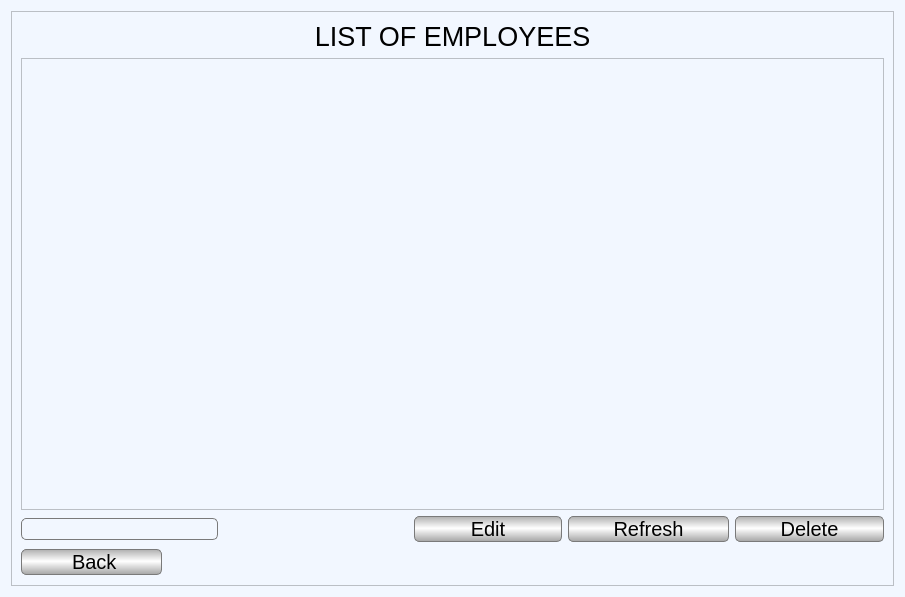
<?xml version="1.0" encoding="UTF-8"?>
<ui version="4.0">
 <class>ViewEmployees</class>
 <widget class="QWidget" name="ViewEmployees">
  <property name="geometry">
   <rect>
    <x>0</x>
    <y>0</y>
    <width>905</width>
    <height>597</height>
   </rect>
  </property>
  <property name="windowTitle">
   <string>Form</string>
  </property>
  <property name="styleSheet">
   <string notr="true">background-color: rgb(242, 247, 255);</string>
  </property>
  <layout class="QGridLayout" name="gridLayout">
   <item row="0" column="0">
    <widget class="QScrollArea" name="scrollArea">
     <property name="widgetResizable">
      <bool>true</bool>
     </property>
     <widget class="QWidget" name="scrollAreaWidgetContents">
      <property name="geometry">
       <rect>
        <x>0</x>
        <y>0</y>
        <width>885</width>
        <height>577</height>
       </rect>
      </property>
      <layout class="QGridLayout" name="gridLayout_2">
       <item row="0" column="0" colspan="7">
        <widget class="QLabel" name="label_27">
         <property name="font">
          <font>
           <family>Segoe UI</family>
           <pointsize>20</pointsize>
           <weight>50</weight>
           <bold>false</bold>
          </font>
         </property>
         <property name="text">
          <string>LIST OF EMPLOYEES</string>
         </property>
         <property name="alignment">
          <set>Qt::AlignCenter</set>
         </property>
        </widget>
       </item>
       <item row="2" column="6">
        <widget class="QPushButton" name="deleteB">
         <property name="sizePolicy">
          <sizepolicy hsizetype="Preferred" vsizetype="Fixed">
           <horstretch>0</horstretch>
           <verstretch>0</verstretch>
          </sizepolicy>
         </property>
         <property name="font">
          <font>
           <family>Segoe UI</family>
           <pointsize>15</pointsize>
          </font>
         </property>
         <property name="styleSheet">
          <string notr="true">border: 1px solid #7a7a7a;
selection-color: qlineargradient(spread:reflect, x1:1, y1:1, x2:1, y2:0.469, stop:0 rgba(210, 210, 210, 255), stop:1 rgba(255, 255, 255, 255));
selection-background-color: qlineargradient(spread:reflect, x1:1, y1:1, x2:1, y2:0.469, stop:0 rgba(210, 210, 210, 255), stop:1 rgba(255, 255, 255, 255));
border-radius: 5px;
background-color: qlineargradient(spread:reflect, x1:1, y1:1, x2:1, y2:0.469, stop:0 rgba(165, 165, 165, 255), stop:1 rgba(255, 255, 255, 255));</string>
         </property>
         <property name="text">
          <string>        Delete        </string>
         </property>
        </widget>
       </item>
       <item row="1" column="0" colspan="7">
        <widget class="QTableWidget" name="employeesListTable">
         <property name="font">
          <font>
           <pointsize>11</pointsize>
          </font>
         </property>
        </widget>
       </item>
       <item row="2" column="2">
        <spacer name="horizontalSpacer">
         <property name="orientation">
          <enum>Qt::Horizontal</enum>
         </property>
         <property name="sizeType">
          <enum>QSizePolicy::Preferred</enum>
         </property>
         <property name="sizeHint" stdset="0">
          <size>
           <width>200</width>
           <height>20</height>
          </size>
         </property>
        </spacer>
       </item>
       <item row="3" column="1" colspan="6">
        <spacer name="horizontalSpacer_3">
         <property name="orientation">
          <enum>Qt::Horizontal</enum>
         </property>
         <property name="sizeHint" stdset="0">
          <size>
           <width>731</width>
           <height>28</height>
          </size>
         </property>
        </spacer>
       </item>
       <item row="2" column="3" colspan="2">
        <widget class="QPushButton" name="editB">
         <property name="font">
          <font>
           <family>Segoe UI</family>
           <pointsize>15</pointsize>
          </font>
         </property>
         <property name="styleSheet">
          <string notr="true">border: 1px solid #7a7a7a;
selection-color: qlineargradient(spread:reflect, x1:1, y1:1, x2:1, y2:0.469, stop:0 rgba(210, 210, 210, 255), stop:1 rgba(255, 255, 255, 255));
selection-background-color: qlineargradient(spread:reflect, x1:1, y1:1, x2:1, y2:0.469, stop:0 rgba(210, 210, 210, 255), stop:1 rgba(255, 255, 255, 255));
border-radius: 5px;
background-color: qlineargradient(spread:reflect, x1:1, y1:1, x2:1, y2:0.469, stop:0 rgba(165, 165, 165, 255), stop:1 rgba(255, 255, 255, 255));</string>
         </property>
         <property name="text">
          <string>          Edit          </string>
         </property>
        </widget>
       </item>
       <item row="2" column="0" colspan="2">
        <widget class="QLineEdit" name="nameSearch">
         <property name="sizePolicy">
          <sizepolicy hsizetype="Preferred" vsizetype="Fixed">
           <horstretch>0</horstretch>
           <verstretch>0</verstretch>
          </sizepolicy>
         </property>
         <property name="font">
          <font>
           <family>Segoe UI</family>
           <pointsize>11</pointsize>
          </font>
         </property>
         <property name="focusPolicy">
          <enum>Qt::StrongFocus</enum>
         </property>
         <property name="styleSheet">
          <string notr="true">border: 1px solid #7a7a7a;
border-radius: 5px;</string>
         </property>
         <property name="text">
          <string/>
         </property>
        </widget>
       </item>
       <item row="3" column="0">
        <widget class="QPushButton" name="backB">
         <property name="sizePolicy">
          <sizepolicy hsizetype="Preferred" vsizetype="Fixed">
           <horstretch>0</horstretch>
           <verstretch>0</verstretch>
          </sizepolicy>
         </property>
         <property name="font">
          <font>
           <family>Segoe UI</family>
           <pointsize>15</pointsize>
          </font>
         </property>
         <property name="styleSheet">
          <string notr="true">border: 1px solid #7a7a7a;
selection-color: qlineargradient(spread:reflect, x1:1, y1:1, x2:1, y2:0.469, stop:0 rgba(210, 210, 210, 255), stop:1 rgba(255, 255, 255, 255));
selection-background-color: qlineargradient(spread:reflect, x1:1, y1:1, x2:1, y2:0.469, stop:0 rgba(210, 210, 210, 255), stop:1 rgba(255, 255, 255, 255));
border-radius: 5px;
background-color: qlineargradient(spread:reflect, x1:1, y1:1, x2:1, y2:0.469, stop:0 rgba(165, 165, 165, 255), stop:1 rgba(255, 255, 255, 255));</string>
         </property>
         <property name="text">
          <string>         Back        </string>
         </property>
        </widget>
       </item>
       <item row="2" column="5">
        <widget class="QPushButton" name="refreshB">
         <property name="font">
          <font>
           <family>Segoe UI</family>
           <pointsize>15</pointsize>
          </font>
         </property>
         <property name="styleSheet">
          <string notr="true">border: 1px solid #7a7a7a;
selection-color: qlineargradient(spread:reflect, x1:1, y1:1, x2:1, y2:0.469, stop:0 rgba(210, 210, 210, 255), stop:1 rgba(255, 255, 255, 255));
selection-background-color: qlineargradient(spread:reflect, x1:1, y1:1, x2:1, y2:0.469, stop:0 rgba(210, 210, 210, 255), stop:1 rgba(255, 255, 255, 255));
border-radius: 5px;
background-color: qlineargradient(spread:reflect, x1:1, y1:1, x2:1, y2:0.469, stop:0 rgba(165, 165, 165, 255), stop:1 rgba(255, 255, 255, 255));</string>
         </property>
         <property name="text">
          <string>        Refresh        </string>
         </property>
        </widget>
       </item>
      </layout>
     </widget>
    </widget>
   </item>
  </layout>
 </widget>
 <resources/>
 <connections/>
</ui>
